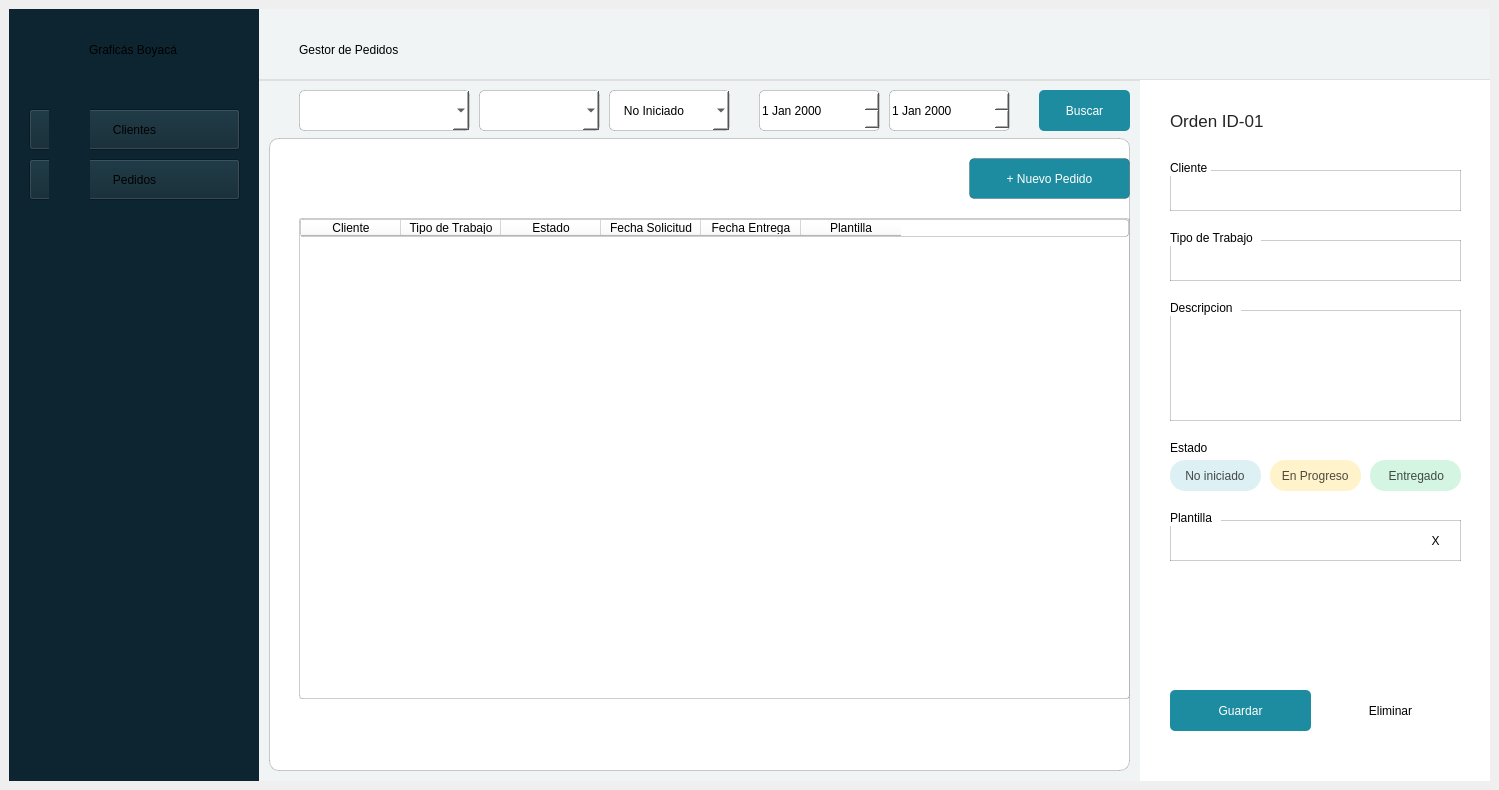
<?xml version="1.0" encoding="UTF-8"?>
<ui version="4.0">
 <class>MainWindow</class>
 <widget class="QMainWindow" name="MainWindow">
  <property name="geometry">
   <rect>
    <x>0</x>
    <y>0</y>
    <width>1499</width>
    <height>790</height>
   </rect>
  </property>
  <property name="windowTitle">
   <string>MainWindow</string>
  </property>
  <widget class="QWidget" name="centralwidget">
   <layout class="QHBoxLayout" name="horizontalLayout">
    <item>
     <widget class="QFrame" name="frame_contenedor">
      <property name="styleSheet">
       <string notr="true"/>
      </property>
      <property name="frameShape">
       <enum>QFrame::Shape::NoFrame</enum>
      </property>
      <property name="frameShadow">
       <enum>QFrame::Shadow::Plain</enum>
      </property>
      <property name="lineWidth">
       <number>0</number>
      </property>
      <layout class="QHBoxLayout" name="horizontalLayout_2">
       <property name="spacing">
        <number>0</number>
       </property>
       <property name="leftMargin">
        <number>0</number>
       </property>
       <property name="topMargin">
        <number>0</number>
       </property>
       <property name="rightMargin">
        <number>0</number>
       </property>
       <property name="bottomMargin">
        <number>0</number>
       </property>
       <item>
        <widget class="QFrame" name="sidebar">
         <property name="minimumSize">
          <size>
           <width>250</width>
           <height>0</height>
          </size>
         </property>
         <property name="maximumSize">
          <size>
           <width>250</width>
           <height>16777215</height>
          </size>
         </property>
         <property name="styleSheet">
          <string notr="true">background-color: rgb(13, 37, 48);</string>
         </property>
         <property name="frameShape">
          <enum>QFrame::Shape::NoFrame</enum>
         </property>
         <property name="frameShadow">
          <enum>QFrame::Shadow::Plain</enum>
         </property>
         <property name="lineWidth">
          <number>0</number>
         </property>
         <widget class="QLabel" name="labelNegocio">
          <property name="geometry">
           <rect>
            <x>80</x>
            <y>10</y>
            <width>151</width>
            <height>61</height>
           </rect>
          </property>
          <property name="styleSheet">
           <string notr="true">
font: 700 15pt &quot;Segoe UI&quot;;
</string>
          </property>
          <property name="text">
           <string>Graficás Boyacá</string>
          </property>
         </widget>
         <widget class="QToolButton" name="toolButtonPedidos">
          <property name="geometry">
           <rect>
            <x>20</x>
            <y>150</y>
            <width>211</width>
            <height>41</height>
           </rect>
          </property>
          <property name="styleSheet">
           <string notr="true">font: 13pt &quot;Segoe UI&quot;;</string>
          </property>
          <property name="text">
           <string>Pedidos</string>
          </property>
         </widget>
         <widget class="QToolButton" name="toolButtonClientes">
          <property name="geometry">
           <rect>
            <x>20</x>
            <y>100</y>
            <width>211</width>
            <height>41</height>
           </rect>
          </property>
          <property name="styleSheet">
           <string notr="true">font: 13pt &quot;Segoe UI&quot;;
border-color: rgb(255, 255, 255);</string>
          </property>
          <property name="text">
           <string>Clientes</string>
          </property>
         </widget>
         <widget class="QLabel" name="label">
          <property name="geometry">
           <rect>
            <x>40</x>
            <y>100</y>
            <width>41</width>
            <height>41</height>
           </rect>
          </property>
          <property name="text">
           <string/>
          </property>
          <property name="pixmap">
           <pixmap>../../Tipografia/app/assets/nueva-cuenta.png</pixmap>
          </property>
          <property name="scaledContents">
           <bool>true</bool>
          </property>
         </widget>
         <widget class="QLabel" name="label_2">
          <property name="geometry">
           <rect>
            <x>40</x>
            <y>150</y>
            <width>41</width>
            <height>41</height>
           </rect>
          </property>
          <property name="text">
           <string/>
          </property>
          <property name="pixmap">
           <pixmap>../../Tipografia/app/assets/pedido.png</pixmap>
          </property>
          <property name="scaledContents">
           <bool>true</bool>
          </property>
         </widget>
        </widget>
       </item>
       <item>
        <widget class="QFrame" name="frame_principal">
         <property name="frameShape">
          <enum>QFrame::Shape::NoFrame</enum>
         </property>
         <property name="frameShadow">
          <enum>QFrame::Shadow::Plain</enum>
         </property>
         <property name="lineWidth">
          <number>0</number>
         </property>
         <layout class="QVBoxLayout" name="verticalLayout">
          <property name="spacing">
           <number>0</number>
          </property>
          <property name="leftMargin">
           <number>0</number>
          </property>
          <property name="topMargin">
           <number>0</number>
          </property>
          <property name="rightMargin">
           <number>0</number>
          </property>
          <property name="bottomMargin">
           <number>0</number>
          </property>
          <item>
           <widget class="QFrame" name="header">
            <property name="minimumSize">
             <size>
              <width>0</width>
              <height>70</height>
             </size>
            </property>
            <property name="maximumSize">
             <size>
              <width>16777215</width>
              <height>70</height>
             </size>
            </property>
            <property name="styleSheet">
             <string notr="true">background-color: rgb(240, 244, 245);
border-color: rgb(212, 230, 234);


</string>
            </property>
            <property name="frameShape">
             <enum>QFrame::Shape::NoFrame</enum>
            </property>
            <property name="frameShadow">
             <enum>QFrame::Shadow::Plain</enum>
            </property>
            <property name="lineWidth">
             <number>0</number>
            </property>
            <widget class="QLabel" name="labelTitulo">
             <property name="geometry">
              <rect>
               <x>40</x>
               <y>10</y>
               <width>181</width>
               <height>61</height>
              </rect>
             </property>
             <property name="styleSheet">
              <string notr="true">color: rgb(0, 0, 0);
font: 700 15pt &quot;Segoe UI&quot;;

</string>
             </property>
             <property name="text">
              <string>Gestor de Pedidos</string>
             </property>
            </widget>
           </widget>
          </item>
          <item>
           <widget class="QFrame" name="frame_contenido">
            <property name="styleSheet">
             <string notr="true">border-top: 1px solid #e0e0e0;</string>
            </property>
            <property name="frameShape">
             <enum>QFrame::Shape::NoFrame</enum>
            </property>
            <property name="frameShadow">
             <enum>QFrame::Shadow::Plain</enum>
            </property>
            <property name="lineWidth">
             <number>0</number>
            </property>
            <layout class="QHBoxLayout" name="horizontalLayout_3">
             <property name="spacing">
              <number>0</number>
             </property>
             <property name="sizeConstraint">
              <enum>QLayout::SizeConstraint::SetDefaultConstraint</enum>
             </property>
             <property name="leftMargin">
              <number>0</number>
             </property>
             <property name="topMargin">
              <number>0</number>
             </property>
             <property name="rightMargin">
              <number>0</number>
             </property>
             <property name="bottomMargin">
              <number>0</number>
             </property>
             <item>
              <widget class="QFrame" name="frame_pedidos">
               <property name="styleSheet">
                <string notr="true">background-color: rgb(240, 244, 245);</string>
               </property>
               <property name="frameShape">
                <enum>QFrame::Shape::StyledPanel</enum>
               </property>
               <property name="frameShadow">
                <enum>QFrame::Shadow::Raised</enum>
               </property>
               <layout class="QVBoxLayout" name="verticalLayout_2">
                <item>
                 <widget class="QFrame" name="frameFiltro">
                  <property name="minimumSize">
                   <size>
                    <width>0</width>
                    <height>42</height>
                   </size>
                  </property>
                  <property name="maximumSize">
                   <size>
                    <width>16777215</width>
                    <height>42</height>
                   </size>
                  </property>
                  <property name="autoFillBackground">
                   <bool>false</bool>
                  </property>
                  <property name="styleSheet">
                   <string notr="true">background-color: rgb(255, 255, 255);
background-color: transparent;
border: none;
border-radius: 5px;</string>
                  </property>
                  <property name="frameShape">
                   <enum>QFrame::Shape::NoFrame</enum>
                  </property>
                  <property name="frameShadow">
                   <enum>QFrame::Shadow::Plain</enum>
                  </property>
                  <property name="lineWidth">
                   <number>0</number>
                  </property>
                  <widget class="QComboBox" name="comboBoxCliente">
                   <property name="geometry">
                    <rect>
                     <x>30</x>
                     <y>0</y>
                     <width>171</width>
                     <height>41</height>
                    </rect>
                   </property>
                   <property name="styleSheet">
                    <string notr="true">color: rgb(0, 0, 0);
background-color: rgb(255, 255, 255);
border: 1px solid rgba(1, 1, 1, 50);</string>
                   </property>
                  </widget>
                  <widget class="QComboBox" name="comboBoxTrabajo">
                   <property name="geometry">
                    <rect>
                     <x>210</x>
                     <y>0</y>
                     <width>121</width>
                     <height>41</height>
                    </rect>
                   </property>
                   <property name="styleSheet">
                    <string notr="true">color: rgb(0, 0, 0);
background-color: rgb(255, 255, 255);
border: 1px solid rgba(1, 1, 1, 50);</string>
                   </property>
                  </widget>
                  <widget class="QComboBox" name="comboBoxEstado">
                   <property name="geometry">
                    <rect>
                     <x>340</x>
                     <y>0</y>
                     <width>121</width>
                     <height>41</height>
                    </rect>
                   </property>
                   <property name="whatsThis">
                    <string>&lt;html&gt;&lt;head/&gt;&lt;body&gt;&lt;p&gt;wer&lt;/p&gt;&lt;/body&gt;&lt;/html&gt;</string>
                   </property>
                   <property name="styleSheet">
                    <string notr="true">color: rgb(0, 0, 0);
background-color: rgb(255, 255, 255);
border: 1px solid rgba(1, 1, 1, 50);</string>
                   </property>
                   <item>
                    <property name="text">
                     <string>   No Iniciado</string>
                    </property>
                   </item>
                   <item>
                    <property name="text">
                     <string>   En Progreso</string>
                    </property>
                   </item>
                   <item>
                    <property name="text">
                     <string>   Entregado</string>
                    </property>
                   </item>
                  </widget>
                  <widget class="QDateEdit" name="dateEdit">
                   <property name="geometry">
                    <rect>
                     <x>490</x>
                     <y>0</y>
                     <width>121</width>
                     <height>41</height>
                    </rect>
                   </property>
                   <property name="styleSheet">
                    <string notr="true">color: rgb(0, 0, 0);
background-color: rgb(255, 255, 255);
border: 1px solid rgba(1, 1, 1, 50);</string>
                   </property>
                  </widget>
                  <widget class="QDateEdit" name="dateEdit2">
                   <property name="geometry">
                    <rect>
                     <x>620</x>
                     <y>0</y>
                     <width>121</width>
                     <height>41</height>
                    </rect>
                   </property>
                   <property name="styleSheet">
                    <string notr="true">color: rgb(0, 0, 0);
background-color: rgb(255, 255, 255);
border: 1px solid rgba(1, 1, 1, 50);</string>
                   </property>
                  </widget>
                  <widget class="QToolButton" name="toolButtonBuscar">
                   <property name="geometry">
                    <rect>
                     <x>770</x>
                     <y>0</y>
                     <width>91</width>
                     <height>41</height>
                    </rect>
                   </property>
                   <property name="styleSheet">
                    <string notr="true">font: 13pt &quot;Segoe UI&quot;;
background-color: rgb(29, 140, 160);
color: rgb(255, 255, 255);</string>
                   </property>
                   <property name="text">
                    <string>Buscar</string>
                   </property>
                  </widget>
                 </widget>
                </item>
                <item>
                 <widget class="QFrame" name="frameTabla">
                  <property name="enabled">
                   <bool>true</bool>
                  </property>
                  <property name="sizePolicy">
                   <sizepolicy hsizetype="Expanding" vsizetype="Preferred">
                    <horstretch>0</horstretch>
                    <verstretch>0</verstretch>
                   </sizepolicy>
                  </property>
                  <property name="styleSheet">
                   <string notr="true">background-color: rgb(255, 255, 255);
border: 1px solid rgba(1, 1, 1, 50);
border-radius: 10px;</string>
                  </property>
                  <property name="frameShape">
                   <enum>QFrame::Shape::NoFrame</enum>
                  </property>
                  <property name="frameShadow">
                   <enum>QFrame::Shadow::Plain</enum>
                  </property>
                  <property name="lineWidth">
                   <number>0</number>
                  </property>
                  <widget class="QTableWidget" name="tableWidget">
                   <property name="geometry">
                    <rect>
                     <x>30</x>
                     <y>80</y>
                     <width>831</width>
                     <height>481</height>
                    </rect>
                   </property>
                   <property name="sizePolicy">
                    <sizepolicy hsizetype="Expanding" vsizetype="Expanding">
                     <horstretch>0</horstretch>
                     <verstretch>0</verstretch>
                    </sizepolicy>
                   </property>
                   <property name="styleSheet">
                    <string notr="true">color: rgb(0, 0, 0);
font: 700 9pt &quot;Segoe UI&quot;;
border-radius: 3px;</string>
                   </property>
                   <property name="gridStyle">
                    <enum>Qt::PenStyle::SolidLine</enum>
                   </property>
                   <property name="sortingEnabled">
                    <bool>false</bool>
                   </property>
                   <attribute name="horizontalHeaderCascadingSectionResizes">
                    <bool>false</bool>
                   </attribute>
                   <column>
                    <property name="text">
                     <string>Cliente</string>
                    </property>
                   </column>
                   <column>
                    <property name="text">
                     <string>Tipo de Trabajo</string>
                    </property>
                   </column>
                   <column>
                    <property name="text">
                     <string>Estado</string>
                    </property>
                   </column>
                   <column>
                    <property name="text">
                     <string>Fecha Solicitud</string>
                    </property>
                   </column>
                   <column>
                    <property name="text">
                     <string>Fecha Entrega</string>
                    </property>
                   </column>
                   <column>
                    <property name="text">
                     <string>Plantilla</string>
                    </property>
                   </column>
                  </widget>
                  <widget class="QToolButton" name="toolButtonAdd">
                   <property name="geometry">
                    <rect>
                     <x>700</x>
                     <y>20</y>
                     <width>161</width>
                     <height>41</height>
                    </rect>
                   </property>
                   <property name="styleSheet">
                    <string notr="true">font: 13pt &quot;Segoe UI&quot;;
background-color: rgb(29, 140, 160);
color: rgb(255, 255, 255);
border-radius: 5px;</string>
                   </property>
                   <property name="text">
                    <string>+ Nuevo Pedido</string>
                   </property>
                  </widget>
                 </widget>
                </item>
               </layout>
              </widget>
             </item>
             <item>
              <widget class="QFrame" name="frame_detalle">
               <property name="minimumSize">
                <size>
                 <width>350</width>
                 <height>0</height>
                </size>
               </property>
               <property name="maximumSize">
                <size>
                 <width>350</width>
                 <height>16777215</height>
                </size>
               </property>
               <property name="styleSheet">
                <string notr="true">background-color: rgb(255, 255, 255);
border: none;
</string>
               </property>
               <property name="frameShape">
                <enum>QFrame::Shape::NoFrame</enum>
               </property>
               <property name="frameShadow">
                <enum>QFrame::Shadow::Plain</enum>
               </property>
               <property name="lineWidth">
                <number>0</number>
               </property>
               <property name="midLineWidth">
                <number>0</number>
               </property>
               <widget class="QLineEdit" name="lineCliente">
                <property name="geometry">
                 <rect>
                  <x>30</x>
                  <y>90</y>
                  <width>291</width>
                  <height>41</height>
                 </rect>
                </property>
                <property name="styleSheet">
                 <string notr="true">border-color: rgb(0, 89, 255);
border: 1px solid rgba(1, 1, 1, 50);</string>
                </property>
               </widget>
               <widget class="QLineEdit" name="lineTrabajo">
                <property name="geometry">
                 <rect>
                  <x>30</x>
                  <y>160</y>
                  <width>291</width>
                  <height>41</height>
                 </rect>
                </property>
                <property name="styleSheet">
                 <string notr="true">border-color: rgb(0, 89, 255);
border: 1px solid rgba(1, 1, 1, 50);</string>
                </property>
               </widget>
               <widget class="QLabel" name="label_Cliente">
                <property name="geometry">
                 <rect>
                  <x>30</x>
                  <y>80</y>
                  <width>41</width>
                  <height>16</height>
                 </rect>
                </property>
                <property name="styleSheet">
                 <string notr="true">color: rgb(0, 0, 0);
font: 700 9pt &quot;Segoe UI&quot;;</string>
                </property>
                <property name="text">
                 <string>Cliente</string>
                </property>
               </widget>
               <widget class="QLabel" name="label_Trabajo">
                <property name="geometry">
                 <rect>
                  <x>30</x>
                  <y>150</y>
                  <width>91</width>
                  <height>16</height>
                 </rect>
                </property>
                <property name="styleSheet">
                 <string notr="true">color: rgb(0, 0, 0);
font: 700 9pt &quot;Segoe UI&quot;;</string>
                </property>
                <property name="text">
                 <string>Tipo de Trabajo</string>
                </property>
               </widget>
               <widget class="QPlainTextEdit" name="plainTextDescripcion">
                <property name="geometry">
                 <rect>
                  <x>30</x>
                  <y>230</y>
                  <width>291</width>
                  <height>111</height>
                 </rect>
                </property>
                <property name="styleSheet">
                 <string notr="true">border-color: rgb(0, 89, 255);
border: 1px solid rgba(1, 1, 1, 50);</string>
                </property>
               </widget>
               <widget class="QLabel" name="label_Descripcion">
                <property name="geometry">
                 <rect>
                  <x>30</x>
                  <y>220</y>
                  <width>71</width>
                  <height>16</height>
                 </rect>
                </property>
                <property name="styleSheet">
                 <string notr="true">color: rgb(0, 0, 0);
font: 700 9pt &quot;Segoe UI&quot;;</string>
                </property>
                <property name="text">
                 <string>Descripcion</string>
                </property>
               </widget>
               <widget class="QLabel" name="label_Estado">
                <property name="geometry">
                 <rect>
                  <x>30</x>
                  <y>360</y>
                  <width>41</width>
                  <height>16</height>
                 </rect>
                </property>
                <property name="styleSheet">
                 <string notr="true">color: rgb(0, 0, 0);
font: 700 9pt &quot;Segoe UI&quot;;</string>
                </property>
                <property name="text">
                 <string>Estado</string>
                </property>
               </widget>
               <widget class="QLineEdit" name="lineNo_iniciado">
                <property name="geometry">
                 <rect>
                  <x>30</x>
                  <y>380</y>
                  <width>91</width>
                  <height>31</height>
                 </rect>
                </property>
                <property name="styleSheet">
                 <string notr="true">
color: rgba(0, 0, 0, 0.7);

font: 700 9pt &quot;Segoe UI&quot;;
border-radius: 15px;
background-color: rgb(221, 240, 244);</string>
                </property>
                <property name="text">
                 <string>    No iniciado</string>
                </property>
               </widget>
               <widget class="QLineEdit" name="linePlantilla">
                <property name="geometry">
                 <rect>
                  <x>30</x>
                  <y>440</y>
                  <width>291</width>
                  <height>41</height>
                 </rect>
                </property>
                <property name="styleSheet">
                 <string notr="true">border-color: rgb(0, 89, 255);
border: 1px solid rgba(1, 1, 1, 50);</string>
                </property>
               </widget>
               <widget class="QLineEdit" name="lineEn_progreso">
                <property name="geometry">
                 <rect>
                  <x>130</x>
                  <y>380</y>
                  <width>91</width>
                  <height>31</height>
                 </rect>
                </property>
                <property name="styleSheet">
                 <string notr="true">
color: rgba(0, 0, 0, 0.7);

font: 700 9pt &quot;Segoe UI&quot;;
border-radius: 15px;
background-color: rgb(255, 243, 204);</string>
                </property>
                <property name="text">
                 <string>   En Progreso</string>
                </property>
               </widget>
               <widget class="QLineEdit" name="lineEntregado">
                <property name="geometry">
                 <rect>
                  <x>230</x>
                  <y>380</y>
                  <width>91</width>
                  <height>31</height>
                 </rect>
                </property>
                <property name="styleSheet">
                 <string notr="true">
color: rgba(0, 0, 0, 0.7);
font: 700 9pt &quot;Segoe UI&quot;;
border-radius: 15px;
background-color: rgb(212, 245, 226);</string>
                </property>
                <property name="text">
                 <string>     Entregado</string>
                </property>
               </widget>
               <widget class="QLabel" name="label_Plantilla">
                <property name="geometry">
                 <rect>
                  <x>30</x>
                  <y>430</y>
                  <width>51</width>
                  <height>16</height>
                 </rect>
                </property>
                <property name="styleSheet">
                 <string notr="true">color: rgb(0, 0, 0);
font: 700 9pt &quot;Segoe UI&quot;;</string>
                </property>
                <property name="text">
                 <string>Plantilla</string>
                </property>
               </widget>
               <widget class="QToolButton" name="toolButtonGuardar">
                <property name="geometry">
                 <rect>
                  <x>30</x>
                  <y>610</y>
                  <width>141</width>
                  <height>41</height>
                 </rect>
                </property>
                <property name="styleSheet">
                 <string notr="true">font: 13pt &quot;Segoe UI&quot;;
background-color: rgb(29, 140, 160);
color: rgb(255, 255, 255);
border-radius: 5px;</string>
                </property>
                <property name="text">
                 <string>Guardar</string>
                </property>
               </widget>
               <widget class="QToolButton" name="toolButtonEliminar">
                <property name="geometry">
                 <rect>
                  <x>180</x>
                  <y>610</y>
                  <width>141</width>
                  <height>41</height>
                 </rect>
                </property>
                <property name="styleSheet">
                 <string notr="true">font: 13pt &quot;Segoe UI&quot;;
color: rgb(0, 0, 0);
background-color: rgb(255, 255, 255);
border-color: rgb(0, 0, 0);
border-radius: 5px;</string>
                </property>
                <property name="text">
                 <string>Eliminar</string>
                </property>
               </widget>
               <widget class="QLabel" name="label_Orden">
                <property name="geometry">
                 <rect>
                  <x>30</x>
                  <y>20</y>
                  <width>101</width>
                  <height>41</height>
                 </rect>
                </property>
                <property name="font">
                 <font>
                  <family>Segoe UI</family>
                  <pointsize>13</pointsize>
                  <italic>false</italic>
                  <underline>false</underline>
                  <strikeout>false</strikeout>
                  <kerning>false</kerning>
                  <fontweight></fontweight>
                 </font>
                </property>
                <property name="styleSheet">
                 <string notr="true">color: rgb(36, 36, 36);
font: 1000 13pt &quot;Segoe UI&quot;;</string>
                </property>
                <property name="text">
                 <string>Orden ID-01</string>
                </property>
               </widget>
               <widget class="QPushButton" name="pushButton_2">
                <property name="geometry">
                 <rect>
                  <x>280</x>
                  <y>450</y>
                  <width>31</width>
                  <height>21</height>
                 </rect>
                </property>
                <property name="styleSheet">
                 <string notr="true">background-color: rgb(255, 255, 255);
color: rgb(0, 0, 0);</string>
                </property>
                <property name="text">
                 <string>X</string>
                </property>
               </widget>
               <zorder>lineCliente</zorder>
               <zorder>lineTrabajo</zorder>
               <zorder>label_Cliente</zorder>
               <zorder>label_Trabajo</zorder>
               <zorder>plainTextDescripcion</zorder>
               <zorder>label_Descripcion</zorder>
               <zorder>label_Estado</zorder>
               <zorder>lineNo_iniciado</zorder>
               <zorder>linePlantilla</zorder>
               <zorder>lineEn_progreso</zorder>
               <zorder>lineEntregado</zorder>
               <zorder>label_Plantilla</zorder>
               <zorder>toolButtonGuardar</zorder>
               <zorder>label_Orden</zorder>
               <zorder>toolButtonEliminar</zorder>
               <zorder>pushButton_2</zorder>
              </widget>
             </item>
            </layout>
           </widget>
          </item>
         </layout>
        </widget>
       </item>
      </layout>
     </widget>
    </item>
   </layout>
  </widget>
 </widget>
 <resources/>
 <connections/>
</ui>
